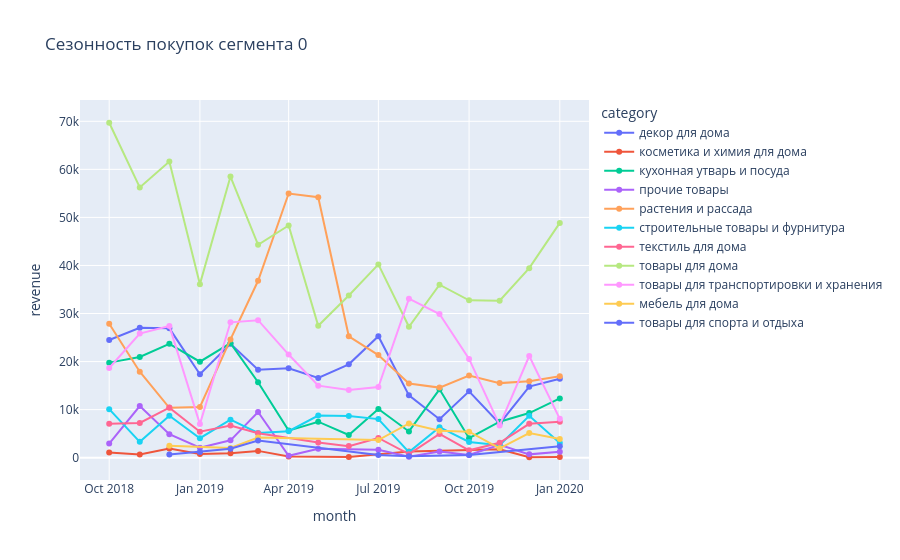
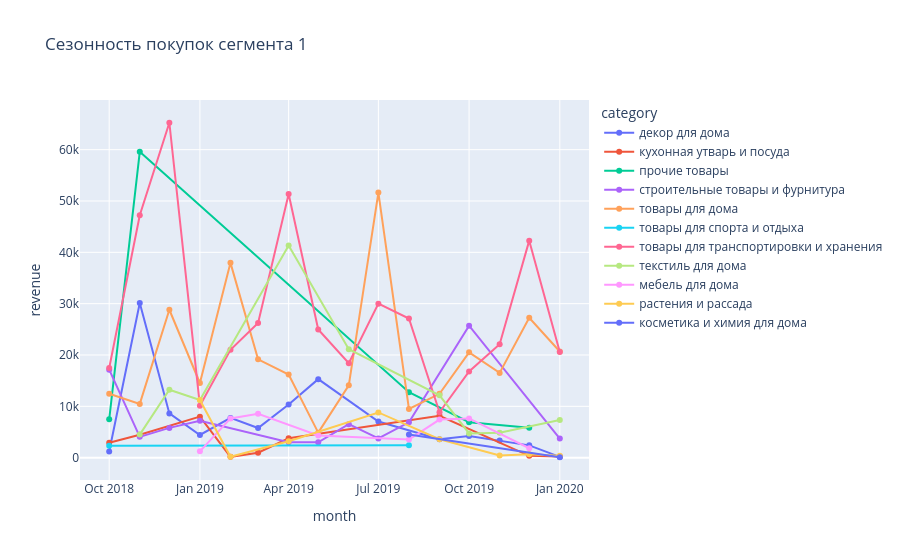
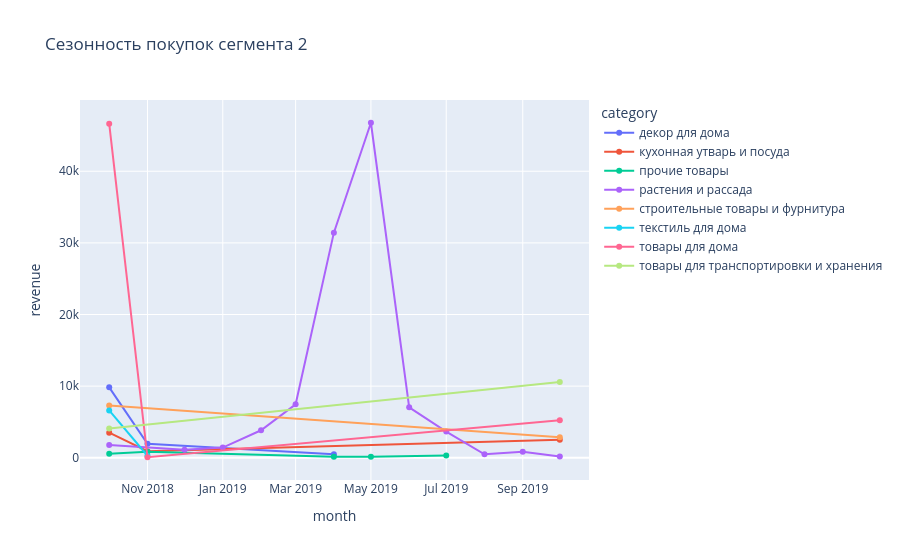

The code cell stored with these charts, in order, in its notebook:
### Markdown cell above
Оценю сезонность всех покупок каждого из кластеров.

### Code cell
for i in range(3):

    cluster = df[df['cluster'] == i]
    cluster = cluster.pivot_table(index=['month', 'category'], values='revenue', aggfunc='sum').reset_index()
    cluster.columns = ['month', 'category', 'revenue']
    # Отражаю распределение средней выручки с разбивкой по месяцам
    fig = px.line (cluster, x='month', y='revenue', color='category', markers=True, title='Сезонность покупок сегмента ' + str(i))
    fig.show()

### Figure 1 — Plotly figure (JSON) as saved in the notebook; plotly's stock layout.template omitted (floating-point values rounded to 4 significant figures)
{"data": [{"hovertemplate": "category=декор для дома<br>month=%{x}<br>revenue=%{y}<extra></extra>", "legendgroup": "декор для дома", "line": {"color": "#636efa", "dash": "solid"}, "marker": {"symbol": "circle"}, "mode": "lines+markers", "name": "декор для дома", "orientation": "v", "showlegend": true, "type": "scatter", "x": ["2018-10-01T00:00:00", "2018-11-01T00:00:00", "2018-12-01T00:00:00", "2019-01-01T00:00:00", "2019-02-01T00:00:00", "2019-03-01T00:00:00", "2019-04-01T00:00:00", "2019-05-01T00:00:00", "2019-06-01T00:00:00", "2019-07-01T00:00:00", "2019-08-01T00:00:00", "2019-09-01T00:00:00", "2019-10-01T00:00:00", "2019-11-01T00:00:00", "2019-12-01T00:00:00", "2020-01-01T00:00:00"], "xaxis": "x", "y": [24482, 27022, 26914, 17353, 23702, 18281, 18619, 16592, 19425, 25274, 12967, 7995, 13799, 7090.0, 14780.0, 16430.0], "yaxis": "y"}, {"hovertemplate": "category=косметика и химия для дома<br>month=%{x}<br>revenue=%{y}<extra></extra>", "legendgroup": "косметика и химия для дома", "line": {"color": "#EF553B", "dash": "solid"}, "marker": {"symbol": "circle"}, "mode": "lines+markers", "name": "косметика и химия для дома", "orientation": "v", "showlegend": true, "type": "scatter", "x": ["2018-10-01T00:00:00", "2018-11-01T00:00:00", "2018-12-01T00:00:00", "2019-01-01T00:00:00", "2019-02-01T00:00:00", "2019-03-01T00:00:00", "2019-04-01T00:00:00", "2019-06-01T00:00:00", "2019-08-01T00:00:00", "2019-11-01T00:00:00", "2019-12-01T00:00:00", "2020-01-01T00:00:00"], "xaxis": "x", "y": [1089, 678, 1896, 763, 926, 1413, 269, 164, 1269, 1758, 89, 150], "yaxis": "y"}, {"hovertemplate": "category=кухонная утварь и посуда<br>month=%{x}<br>revenue=%{y}<extra></extra>", "legendgroup": "кухонная утварь и посуда", "line": {"color": "#00cc96", "dash": "solid"}, "marker": {"symbol": "circle"}, "mode": "lines+markers", "name": "кухонная утварь и посуда", "orientation": "v", "showlegend": true, "type": "scatter", "x": ["2018-10-01T00:00:00", "2018-11-01T00:00:00", "2018-12-01T00:00:00", "2019-01-01T00:00:00", "2019-02-01T00:00:00", "2019-03-01T00:00:00", "2019-04-01T00:00:00", "2019-05-01T00:00:00", "2019-06-01T00:00:00", "2019-07-01T00:00:00", "2019-08-01T00:00:00", "2019-09-01T00:00:00", "2019-10-01T00:00:00", "2019-11-01T00:00:00", "2019-12-01T00:00:00", "2020-01-01T00:00:00"], "xaxis": "x", "y": [19777, 20959, 23689, 19968, 23823, 15706, 5638, 7490, 4718, 10135, 5458, 14220, 4050, 7478.0, 9284, 12340.0], "yaxis": "y"}, {"hovertemplate": "category=прочие товары<br>month=%{x}<br>revenue=%{y}<extra></extra>", "legendgroup": "прочие товары", "line": {"color": "#ab63fa", "dash": "solid"}, "marker": {"symbol": "circle"}, "mode": "lines+markers", "name": "прочие товары", "orientation": "v", "showlegend": true, "type": "scatter", "x": ["2018-10-01T00:00:00", "2018-11-01T00:00:00", "2018-12-01T00:00:00", "2019-01-01T00:00:00", "2019-02-01T00:00:00", "2019-03-01T00:00:00", "2019-04-01T00:00:00", "2019-05-01T00:00:00", "2019-07-01T00:00:00", "2019-08-01T00:00:00", "2019-09-01T00:00:00", "2019-10-01T00:00:00", "2019-11-01T00:00:00", "2019-12-01T00:00:00", "2020-01-01T00:00:00"], "xaxis": "x", "y": [2929, 10735, 4884, 2074, 3609, 9504, 384, 1874, 1648, 194, 1295, 575, 2692, 688, 1244], "yaxis": "y"}, {"hovertemplate": "category=растения и рассада<br>month=%{x}<br>revenue=%{y}<extra></extra>", "legendgroup": "растения и рассада", "line": {"color": "#FFA15A", "dash": "solid"}, "marker": {"symbol": "circle"}, "mode": "lines+markers", "name": "растения и рассада", "orientation": "v", "showlegend": true, "type": "scatter", "x": ["2018-10-01T00:00:00", "2018-11-01T00:00:00", "2018-12-01T00:00:00", "2019-01-01T00:00:00", "2019-02-01T00:00:00", "2019-03-01T00:00:00", "2019-04-01T00:00:00", "2019-05-01T00:00:00", "2019-06-01T00:00:00", "2019-07-01T00:00:00", "2019-08-01T00:00:00", "2019-09-01T00:00:00", "2019-10-01T00:00:00", "2019-11-01T00:00:00", "2019-12-01T00:00:00", "2020-01-01T00:00:00"], "xaxis": "x", "y": [27856, 17894, 10379, 10566, 24609, 36813, 54981, 54209, 25257, 21346, 15435, 14582, 17104, 15520.0, 15904, 16930.0], "yaxis": "y"}, {"hovertemplate": "category=строительные товары и фурнитура<br>month=%{x}<br>revenue=%{y}<extra></extra>", "legendgroup": "строительные товары и фурнитура", "line": {"color": "#19d3f3", "dash": "solid"}, "marker": {"symbol": "circle"}, "mode": "lines+markers", "name": "строительные товары и фурнитура", "orientation": "v", "showlegend": true, "type": "scatter", "x": ["2018-10-01T00:00:00", "2018-11-01T00:00:00", "2018-12-01T00:00:00", "2019-01-01T00:00:00", "2019-02-01T00:00:00", "2019-03-01T00:00:00", "2019-04-01T00:00:00", "2019-05-01T00:00:00", "2019-06-01T00:00:00", "2019-07-01T00:00:00", "2019-08-01T00:00:00", "2019-09-01T00:00:00", "2019-10-01T00:00:00", "2019-11-01T00:00:00", "2019-12-01T00:00:00", "2020-01-01T00:00:00"], "xaxis": "x", "y": [10091, 3295, 8717, 4047, 7903, 5134, 5499, 8774, 8670, 8028, 1157, 6337, 3264, 2586, 8718, 3064.0], "yaxis": "y"}, {"hovertemplate": "category=текстиль для дома<br>month=%{x}<br>revenue=%{y}<extra></extra>", "legendgroup": "текстиль для дома", "line": {"color": "#FF6692", "dash": "solid"}, "marker": {"symbol": "circle"}, "mode": "lines+markers", "name": "текстиль для дома", "orientation": "v", "showlegend": true, "type": "scatter", "x": ["2018-10-01T00:00:00", "2018-11-01T00:00:00", "2018-12-01T00:00:00", "2019-01-01T00:00:00", "2019-02-01T00:00:00", "2019-03-01T00:00:00", "2019-05-01T00:00:00", "2019-06-01T00:00:00", "2019-07-01T00:00:00", "2019-08-01T00:00:00", "2019-09-01T00:00:00", "2019-10-01T00:00:00", "2019-11-01T00:00:00", "2019-12-01T00:00:00", "2020-01-01T00:00:00"], "xaxis": "x", "y": [7042, 7221, 10421, 5402, 6675, 5089, 3135, 2405, 4099, 730, 4950, 1527, 3110, 7047, 7476], "yaxis": "y"}, {"hovertemplate": "category=товары для дома<br>month=%{x}<br>revenue=%{y}<extra></extra>", "legendgroup": "товары для дома", "line": {"color": "#B6E880", "dash": "solid"}, "marker": {"symbol": "circle"}, "mode": "lines+markers", "name": "товары для дома", "orientation": "v", "showlegend": true, "type": "scatter", "x": ["2018-10-01T00:00:00", "2018-11-01T00:00:00", "2018-12-01T00:00:00", "2019-01-01T00:00:00", "2019-02-01T00:00:00", "2019-03-01T00:00:00", "2019-04-01T00:00:00", "2019-05-01T00:00:00", "2019-06-01T00:00:00", "2019-07-01T00:00:00", "2019-08-01T00:00:00", "2019-09-01T00:00:00", "2019-10-01T00:00:00", "2019-11-01T00:00:00", "2019-12-01T00:00:00", "2020-01-01T00:00:00"], "xaxis": "x", "y": [69699, 56247, 61611, 36113, 58507, 44289, 48325, 27453, 33751, 40222, 27238, 36003, 32741, 32670.0, 39440.0, 48853], "yaxis": "y"}, {"hovertemplate": "category=товары для транспортировки и хранения<br>month=%{x}<br>revenue=%{y}<extra></extra>", "legendgroup": "товары для транспортировки и хранения", "line": {"color": "#FF97FF", "dash": "solid"}, "marker": {"symbol": "circle"}, "mode": "lines+markers", "name": "товары для транспортировки и хранения", "orientation": "v", "showlegend": true, "type": "scatter", "x": ["2018-10-01T00:00:00", "2018-11-01T00:00:00", "2018-12-01T00:00:00", "2019-01-01T00:00:00", "2019-02-01T00:00:00", "2019-03-01T00:00:00", "2019-04-01T00:00:00", "2019-05-01T00:00:00", "2019-06-01T00:00:00", "2019-07-01T00:00:00", "2019-08-01T00:00:00", "2019-09-01T00:00:00", "2019-10-01T00:00:00", "2019-11-01T00:00:00", "2019-12-01T00:00:00", "2020-01-01T00:00:00"], "xaxis": "x", "y": [18664, 25827, 27413, 6985, 28166, 28615, 21458, 14985, 14108, 14714, 33081, 29893, 20560, 6713.0, 21160.0, 8079], "yaxis": "y"}, {"hovertemplate": "category=мебель для дома<br>month=%{x}<br>revenue=%{y}<extra></extra>", "legendgroup": "мебель для дома", "line": {"color": "#FECB52", "dash": "solid"}, "marker": {"symbol": "circle"}, "mode": "lines+markers", "name": "мебель для дома", "orientation": "v", "showlegend": true, "type": "scatter", "x": ["2018-12-01T00:00:00", "2019-02-01T00:00:00", "2019-03-01T00:00:00", "2019-07-01T00:00:00", "2019-08-01T00:00:00", "2019-09-01T00:00:00", "2019-10-01T00:00:00", "2019-11-01T00:00:00", "2019-12-01T00:00:00", "2020-01-01T00:00:00"], "xaxis": "x", "y": [2488, 2024, 4198, 3673, 7121, 5623, 5398, 1949, 5117, 3898], "yaxis": "y"}, {"hovertemplate": "category=товары для спорта и отдыха<br>month=%{x}<br>revenue=%{y}<extra></extra>", "legendgroup": "товары для спорта и отдыха", "line": {"color": "#636efa", "dash": "solid"}, "marker": {"symbol": "circle"}, "mode": "lines+markers", "name": "товары для спорта и отдыха", "orientation": "v", "showlegend": true, "type": "scatter", "x": ["2018-12-01T00:00:00", "2019-01-01T00:00:00", "2019-02-01T00:00:00", "2019-03-01T00:00:00", "2019-07-01T00:00:00", "2019-08-01T00:00:00", "2019-10-01T00:00:00", "2020-01-01T00:00:00"], "xaxis": "x", "y": [667, 1198, 1874, 3553, 554, 300, 554, 2399], "yaxis": "y"}], "layout": {"legend": {"title": {"text": "category"}, "tracegroupgap": 0}, "title": {"text": "Сезонность покупок сегмента 0"}, "xaxis": {"anchor": "y", "domain": [0, 1], "title": {"text": "month"}}, "yaxis": {"anchor": "x", "domain": [0, 1], "title": {"text": "revenue"}}}}

### Figure 2 — Plotly figure (JSON) as saved in the notebook; plotly's stock layout.template omitted (floating-point values rounded to 4 significant figures)
{"data": [{"hovertemplate": "category=декор для дома<br>month=%{x}<br>revenue=%{y}<extra></extra>", "legendgroup": "декор для дома", "line": {"color": "#636efa", "dash": "solid"}, "marker": {"symbol": "circle"}, "mode": "lines+markers", "name": "декор для дома", "orientation": "v", "showlegend": true, "type": "scatter", "x": ["2018-10-01T00:00:00", "2018-11-01T00:00:00", "2018-12-01T00:00:00", "2019-01-01T00:00:00", "2019-02-01T00:00:00", "2019-03-01T00:00:00", "2019-04-01T00:00:00", "2019-05-01T00:00:00", "2019-07-01T00:00:00", "2019-09-01T00:00:00", "2019-10-01T00:00:00", "2019-11-01T00:00:00", "2019-12-01T00:00:00", "2020-01-01T00:00:00"], "xaxis": "x", "y": [1199, 30126, 8622, 4424, 7749, 5773, 10369, 15300, 7049, 3598, 4198, 3321, 2399, 148], "yaxis": "y"}, {"hovertemplate": "category=кухонная утварь и посуда<br>month=%{x}<br>revenue=%{y}<extra></extra>", "legendgroup": "кухонная утварь и посуда", "line": {"color": "#EF553B", "dash": "solid"}, "marker": {"symbol": "circle"}, "mode": "lines+markers", "name": "кухонная утварь и посуда", "orientation": "v", "showlegend": true, "type": "scatter", "x": ["2018-10-01T00:00:00", "2018-11-01T00:00:00", "2019-01-01T00:00:00", "2019-02-01T00:00:00", "2019-03-01T00:00:00", "2019-04-01T00:00:00", "2019-09-01T00:00:00", "2019-12-01T00:00:00", "2020-01-01T00:00:00"], "xaxis": "x", "y": [2924, 4477, 7994, 164, 974, 3776, 8160, 366, 217], "yaxis": "y"}, {"hovertemplate": "category=прочие товары<br>month=%{x}<br>revenue=%{y}<extra></extra>", "legendgroup": "прочие товары", "line": {"color": "#00cc96", "dash": "solid"}, "marker": {"symbol": "circle"}, "mode": "lines+markers", "name": "прочие товары", "orientation": "v", "showlegend": true, "type": "scatter", "x": ["2018-10-01T00:00:00", "2018-11-01T00:00:00", "2019-08-01T00:00:00", "2019-10-01T00:00:00", "2019-12-01T00:00:00"], "xaxis": "x", "y": [7474, 59588, 12748, 6899, 5848], "yaxis": "y"}, {"hovertemplate": "category=строительные товары и фурнитура<br>month=%{x}<br>revenue=%{y}<extra></extra>", "legendgroup": "строительные товары и фурнитура", "line": {"color": "#ab63fa", "dash": "solid"}, "marker": {"symbol": "circle"}, "mode": "lines+markers", "name": "строительные товары и фурнитура", "orientation": "v", "showlegend": true, "type": "scatter", "x": ["2018-10-01T00:00:00", "2018-11-01T00:00:00", "2018-12-01T00:00:00", "2019-01-01T00:00:00", "2019-04-01T00:00:00", "2019-05-01T00:00:00", "2019-06-01T00:00:00", "2019-07-01T00:00:00", "2019-08-01T00:00:00", "2019-10-01T00:00:00", "2020-01-01T00:00:00"], "xaxis": "x", "y": [17147, 4055, 5800, 7198, 2999, 2999, 6523, 3748, 6898, 25721, 3712], "yaxis": "y"}, {"hovertemplate": "category=товары для дома<br>month=%{x}<br>revenue=%{y}<extra></extra>", "legendgroup": "товары для дома", "line": {"color": "#FFA15A", "dash": "solid"}, "marker": {"symbol": "circle"}, "mode": "lines+markers", "name": "товары для дома", "orientation": "v", "showlegend": true, "type": "scatter", "x": ["2018-10-01T00:00:00", "2018-11-01T00:00:00", "2018-12-01T00:00:00", "2019-01-01T00:00:00", "2019-02-01T00:00:00", "2019-03-01T00:00:00", "2019-04-01T00:00:00", "2019-05-01T00:00:00", "2019-06-01T00:00:00", "2019-07-01T00:00:00", "2019-08-01T00:00:00", "2019-09-01T00:00:00", "2019-10-01T00:00:00", "2019-11-01T00:00:00", "2019-12-01T00:00:00", "2020-01-01T00:00:00"], "xaxis": "x", "y": [12446, 10474, 28814, 14548, 37951, 19166, 16199, 4874, 14090, 51645, 9492, 12446, 20519, 16509, 27263, 20678], "yaxis": "y"}, {"hovertemplate": "category=товары для спорта и отдыха<br>month=%{x}<br>revenue=%{y}<extra></extra>", "legendgroup": "товары для спорта и отдыха", "line": {"color": "#19d3f3", "dash": "solid"}, "marker": {"symbol": "circle"}, "mode": "lines+markers", "name": "товары для спорта и отдыха", "orientation": "v", "showlegend": true, "type": "scatter", "x": ["2018-10-01T00:00:00", "2019-08-01T00:00:00"], "xaxis": "x", "y": [2324, 2399], "yaxis": "y"}, {"hovertemplate": "category=товары для транспортировки и хранения<br>month=%{x}<br>revenue=%{y}<extra></extra>", "legendgroup": "товары для транспортировки и хранения", "line": {"color": "#FF6692", "dash": "solid"}, "marker": {"symbol": "circle"}, "mode": "lines+markers", "name": "товары для транспортировки и хранения", "orientation": "v", "showlegend": true, "type": "scatter", "x": ["2018-10-01T00:00:00", "2018-11-01T00:00:00", "2018-12-01T00:00:00", "2019-01-01T00:00:00", "2019-02-01T00:00:00", "2019-03-01T00:00:00", "2019-04-01T00:00:00", "2019-05-01T00:00:00", "2019-06-01T00:00:00", "2019-07-01T00:00:00", "2019-08-01T00:00:00", "2019-09-01T00:00:00", "2019-10-01T00:00:00", "2019-11-01T00:00:00", "2019-12-01T00:00:00", "2020-01-01T00:00:00"], "xaxis": "x", "y": [17470, 47212, 65244, 10120, 21026, 26229, 51380, 24979, 18401, 30002, 27106, 8848, 16799, 22100.0, 42279, 20607], "yaxis": "y"}, {"hovertemplate": "category=текстиль для дома<br>month=%{x}<br>revenue=%{y}<extra></extra>", "legendgroup": "текстиль для дома", "line": {"color": "#B6E880", "dash": "solid"}, "marker": {"symbol": "circle"}, "mode": "lines+markers", "name": "текстиль для дома", "orientation": "v", "showlegend": true, "type": "scatter", "x": ["2018-11-01T00:00:00", "2018-12-01T00:00:00", "2019-01-01T00:00:00", "2019-04-01T00:00:00", "2019-06-01T00:00:00", "2019-09-01T00:00:00", "2019-10-01T00:00:00", "2019-11-01T00:00:00", "2020-01-01T00:00:00"], "xaxis": "x", "y": [4495, 13242, 11246, 41336, 21131, 12144, 4724, 4859, 7348], "yaxis": "y"}, {"hovertemplate": "category=мебель для дома<br>month=%{x}<br>revenue=%{y}<extra></extra>", "legendgroup": "мебель для дома", "line": {"color": "#FF97FF", "dash": "solid"}, "marker": {"symbol": "circle"}, "mode": "lines+markers", "name": "мебель для дома", "orientation": "v", "showlegend": true, "type": "scatter", "x": ["2019-01-01T00:00:00", "2019-02-01T00:00:00", "2019-03-01T00:00:00", "2019-05-01T00:00:00", "2019-08-01T00:00:00", "2019-09-01T00:00:00", "2019-10-01T00:00:00", "2019-12-01T00:00:00"], "xaxis": "x", "y": [1237, 7648, 8546, 4312, 3524, 7422, 7648, 1837], "yaxis": "y"}, {"hovertemplate": "category=растения и рассада<br>month=%{x}<br>revenue=%{y}<extra></extra>", "legendgroup": "растения и рассада", "line": {"color": "#FECB52", "dash": "solid"}, "marker": {"symbol": "circle"}, "mode": "lines+markers", "name": "растения и рассада", "orientation": "v", "showlegend": true, "type": "scatter", "x": ["2019-01-01T00:00:00", "2019-02-01T00:00:00", "2019-04-01T00:00:00", "2019-07-01T00:00:00", "2019-09-01T00:00:00", "2019-11-01T00:00:00", "2019-12-01T00:00:00", "2020-01-01T00:00:00"], "xaxis": "x", "y": [11250, 179, 3193, 8810, 3599, 435, 664, 386], "yaxis": "y"}, {"hovertemplate": "category=косметика и химия для дома<br>month=%{x}<br>revenue=%{y}<extra></extra>", "legendgroup": "косметика и химия для дома", "line": {"color": "#636efa", "dash": "solid"}, "marker": {"symbol": "circle"}, "mode": "lines+markers", "name": "косметика и химия для дома", "orientation": "v", "showlegend": true, "type": "scatter", "x": ["2019-08-01T00:00:00", "2020-01-01T00:00:00"], "xaxis": "x", "y": [4495, 82], "yaxis": "y"}], "layout": {"legend": {"title": {"text": "category"}, "tracegroupgap": 0}, "title": {"text": "Сезонность покупок сегмента 1"}, "xaxis": {"anchor": "y", "domain": [0, 1], "title": {"text": "month"}}, "yaxis": {"anchor": "x", "domain": [0, 1], "title": {"text": "revenue"}}}}

### Figure 3 — Plotly figure (JSON) as saved in the notebook; plotly's stock layout.template omitted (floating-point values rounded to 4 significant figures)
{"data": [{"hovertemplate": "category=декор для дома<br>month=%{x}<br>revenue=%{y}<extra></extra>", "legendgroup": "декор для дома", "line": {"color": "#636efa", "dash": "solid"}, "marker": {"symbol": "circle"}, "mode": "lines+markers", "name": "декор для дома", "orientation": "v", "showlegend": true, "type": "scatter", "x": ["2018-10-01T00:00:00", "2018-11-01T00:00:00", "2019-04-01T00:00:00"], "xaxis": "x", "y": [9835, 1951, 488], "yaxis": "y"}, {"hovertemplate": "category=кухонная утварь и посуда<br>month=%{x}<br>revenue=%{y}<extra></extra>", "legendgroup": "кухонная утварь и посуда", "line": {"color": "#EF553B", "dash": "solid"}, "marker": {"symbol": "circle"}, "mode": "lines+markers", "name": "кухонная утварь и посуда", "orientation": "v", "showlegend": true, "type": "scatter", "x": ["2018-10-01T00:00:00", "2018-11-01T00:00:00", "2019-10-01T00:00:00"], "xaxis": "x", "y": [3506, 928, 2501], "yaxis": "y"}, {"hovertemplate": "category=прочие товары<br>month=%{x}<br>revenue=%{y}<extra></extra>", "legendgroup": "прочие товары", "line": {"color": "#00cc96", "dash": "solid"}, "marker": {"symbol": "circle"}, "mode": "lines+markers", "name": "прочие товары", "orientation": "v", "showlegend": true, "type": "scatter", "x": ["2018-10-01T00:00:00", "2018-11-01T00:00:00", "2019-04-01T00:00:00", "2019-05-01T00:00:00", "2019-07-01T00:00:00"], "xaxis": "x", "y": [554, 825, 128, 128, 322], "yaxis": "y"}, {"hovertemplate": "category=растения и рассада<br>month=%{x}<br>revenue=%{y}<extra></extra>", "legendgroup": "растения и рассада", "line": {"color": "#ab63fa", "dash": "solid"}, "marker": {"symbol": "circle"}, "mode": "lines+markers", "name": "растения и рассада", "orientation": "v", "showlegend": true, "type": "scatter", "x": ["2018-10-01T00:00:00", "2018-12-01T00:00:00", "2019-01-01T00:00:00", "2019-02-01T00:00:00", "2019-03-01T00:00:00", "2019-04-01T00:00:00", "2019-05-01T00:00:00", "2019-06-01T00:00:00", "2019-07-01T00:00:00", "2019-08-01T00:00:00", "2019-09-01T00:00:00", "2019-10-01T00:00:00"], "xaxis": "x", "y": [1786, 1127, 1418, 3842, 7465, 31428, 46770, 7041, 3663, 488, 836, 187], "yaxis": "y"}, {"hovertemplate": "category=строительные товары и фурнитура<br>month=%{x}<br>revenue=%{y}<extra></extra>", "legendgroup": "строительные товары и фурнитура", "line": {"color": "#FFA15A", "dash": "solid"}, "marker": {"symbol": "circle"}, "mode": "lines+markers", "name": "строительные товары и фурнитура", "orientation": "v", "showlegend": true, "type": "scatter", "x": ["2018-10-01T00:00:00", "2019-10-01T00:00:00"], "xaxis": "x", "y": [7299, 2849], "yaxis": "y"}, {"hovertemplate": "category=текстиль для дома<br>month=%{x}<br>revenue=%{y}<extra></extra>", "legendgroup": "текстиль для дома", "line": {"color": "#19d3f3", "dash": "solid"}, "marker": {"symbol": "circle"}, "mode": "lines+markers", "name": "текстиль для дома", "orientation": "v", "showlegend": true, "type": "scatter", "x": ["2018-10-01T00:00:00", "2018-11-01T00:00:00"], "xaxis": "x", "y": [6611, 284], "yaxis": "y"}, {"hovertemplate": "category=товары для дома<br>month=%{x}<br>revenue=%{y}<extra></extra>", "legendgroup": "товары для дома", "line": {"color": "#FF6692", "dash": "solid"}, "marker": {"symbol": "circle"}, "mode": "lines+markers", "name": "товары для дома", "orientation": "v", "showlegend": true, "type": "scatter", "x": ["2018-10-01T00:00:00", "2018-11-01T00:00:00", "2019-10-01T00:00:00"], "xaxis": "x", "y": [46643, 74, 5252], "yaxis": "y"}, {"hovertemplate": "category=товары для транспортировки и хранения<br>month=%{x}<br>revenue=%{y}<extra></extra>", "legendgroup": "товары для транспортировки и хранения", "line": {"color": "#B6E880", "dash": "solid"}, "marker": {"symbol": "circle"}, "mode": "lines+markers", "name": "товары для транспортировки и хранения", "orientation": "v", "showlegend": true, "type": "scatter", "x": ["2018-10-01T00:00:00", "2019-10-01T00:00:00"], "xaxis": "x", "y": [4076, 10572], "yaxis": "y"}], "layout": {"legend": {"title": {"text": "category"}, "tracegroupgap": 0}, "title": {"text": "Сезонность покупок сегмента 2"}, "xaxis": {"anchor": "y", "domain": [0, 1], "title": {"text": "month"}}, "yaxis": {"anchor": "x", "domain": [0, 1], "title": {"text": "revenue"}}}}
